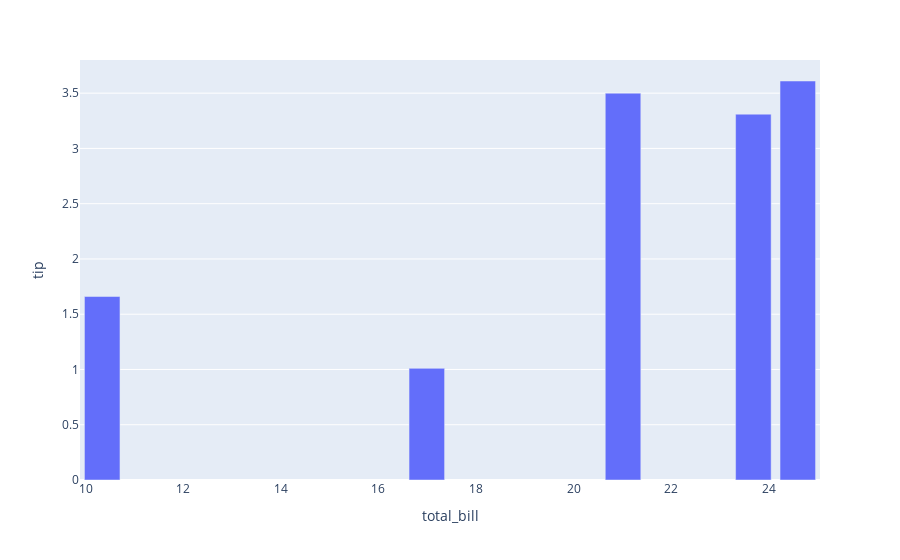

Source (notebook cell):
### Markdown cell above
### Bar Plot

### Code cell
bar = px.bar(df.head(), x='total_bill', y='tip')
bar.show()

### Figure 1 — Plotly figure (JSON) as saved in the notebook; plotly's stock layout.template omitted (floating-point values rounded to 4 significant figures)
{"data": [{"hovertemplate": "total_bill=%{x}<br>tip=%{y}<extra></extra>", "legendgroup": "", "marker": {"color": "#636efa", "pattern": {"shape": ""}}, "name": "", "orientation": "v", "showlegend": false, "textposition": "auto", "type": "bar", "x": [16.99, 10.34, 21.01, 23.68, 24.59], "xaxis": "x", "y": [1.01, 1.66, 3.5, 3.31, 3.61], "yaxis": "y"}], "layout": {"barmode": "relative", "legend": {"tracegroupgap": 0}, "margin": {"t": 60}, "xaxis": {"anchor": "y", "domain": [0, 1], "title": {"text": "total_bill"}}, "yaxis": {"anchor": "x", "domain": [0, 1], "title": {"text": "tip"}}}}
